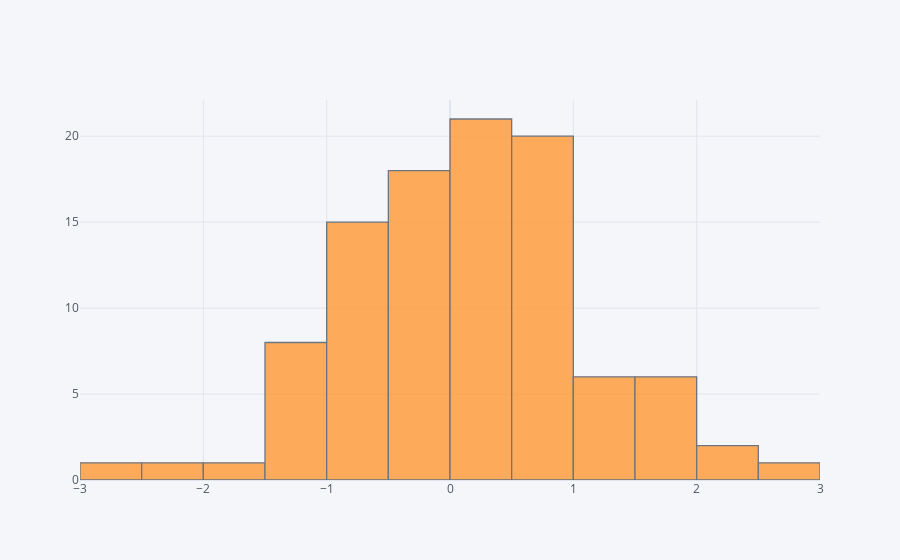

The cell this chart's notebook holds for it:
### Markdown cell above
## histogram

### Code cell
df['A'].iplot(kind='hist',bins=25)

### Figure 1 — Plotly figure (JSON) as saved in the notebook; plotly's stock layout.template omitted (floating-point values rounded to 4 significant figures)
{"data": [{"histfunc": "count", "histnorm": "", "marker": {"color": "rgba(255, 153, 51, 1.0)", "line": {"color": "#4D5663", "width": 1.3}}, "name": "A", "nbinsx": 25, "opacity": 0.8, "orientation": "v", "type": "histogram", "x": [0.5128, -1.499, 0.9455, 2.245, -0.8438, 1.063, -1.152, -0.05032, 0.4629, 0.7533, 0.01534, -0.19, 2.617, 0.0484, 0.2792, 1.165, 0.0421, 0.6093, 1.269, -0.6245, 0.8421, 2.03, -1.076, 0.1993, 0.71, 0.5655, -0.3961, -2.632, 0.2012, -0.05023, -1.079, 1.882, 0.3078, -0.4491, -1.129, 1.068, 1.958, -0.8646, 1.694, -0.01441, 0.2415, -0.3908, -0.3083, -0.2675, -0.533, 1.459, -1.092, -0.3647, 0.5838, -0.523, 1.168, 0.4065, -0.614, 0.52, -0.7403, 0.5177, -0.319, -1.246, 0.7406, -0.8928, 1.741, -0.8884, 0.7555, -1.163, -0.06294, -0.9778, -0.482, -0.2597, -1.838, 0.679, 0.1481, 0.4312, 0.2212, 0.7686, -0.6621, 0.254, 0.8397, 0.1383, 0.8291, 0.1819, -0.2838, 0.2733, -2.24, 0.1439, 0.6063, -0.65, -0.354, -0.05813, 0.4348, 0.7391, 0.1409, 1.649, -0.96, 0.9036, 0.6501, -0.588, 0.06116, 1.618, -0.5495, -0.1325]}], "layout": {"barmode": "overlay", "legend": {"bgcolor": "#F5F6F9", "font": {"color": "#4D5663"}}, "paper_bgcolor": "#F5F6F9", "plot_bgcolor": "#F5F6F9", "title": {"font": {"color": "#4D5663"}}, "xaxis": {"gridcolor": "#E1E5ED", "showgrid": true, "tickfont": {"color": "#4D5663"}, "title": {"font": {"color": "#4D5663"}, "text": ""}, "zerolinecolor": "#E1E5ED"}, "yaxis": {"gridcolor": "#E1E5ED", "showgrid": true, "tickfont": {"color": "#4D5663"}, "title": {"font": {"color": "#4D5663"}, "text": ""}, "zerolinecolor": "#E1E5ED"}}}
